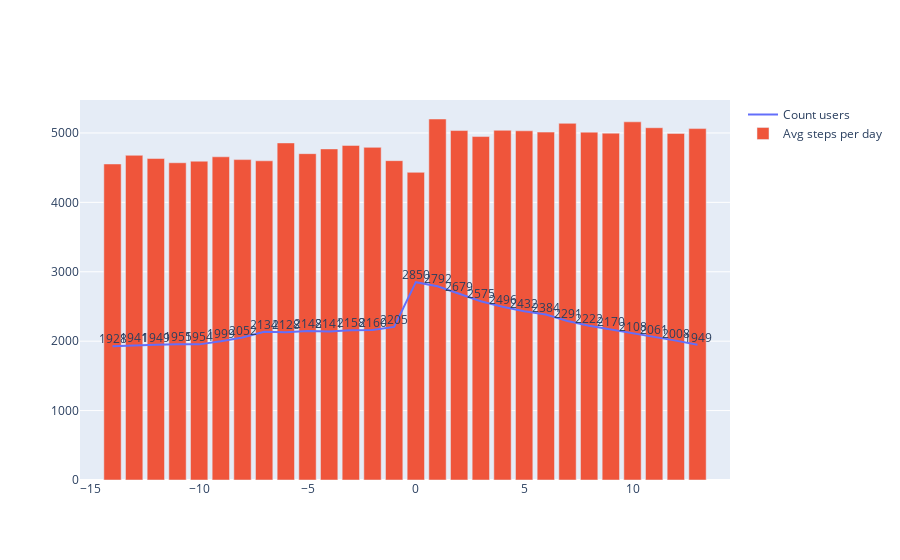

Notebook cell for this chart:
### Markdown cell above
## 1 Убрать явные выбросы из датасета

### Code cell
q_low = df["steps"].quantile(0.01)
q_hi  = df["steps"].quantile(0.99)

df_filtered = df[(df["steps"] < q_hi) & (df["steps"] > q_low)]
print_avg_steps_distribution(df_filtered)

### Figure 1 — Plotly figure (JSON) as saved in the notebook; plotly's stock layout.template omitted (floating-point values rounded to 4 significant figures)
{"data": [{"mode": "lines+text", "name": "Count users", "text": [1928, 1941, 1949, 1955, 1954, 1999, 2052, 2134, 2128, 2148, 2141, 2158, 2160, 2205, 2850, 2792, 2679, 2575, 2496, 2432, 2384, 2291, 2222, 2170, 2108, 2061, 2008, 1949], "textposition": "top center", "type": "scatter", "x": [-14, -13, -12, -11, -10, -9, -8, -7, -6, -5, -4, -3, -2, -1, 0, 1, 2, 3, 4, 5, 6, 7, 8, 9, 10, 11, 12, 13], "y": [1928, 1941, 1949, 1955, 1954, 1999, 2052, 2134, 2128, 2148, 2141, 2158, 2160, 2205, 2850, 2792, 2679, 2575, 2496, 2432, 2384, 2291, 2222, 2170, 2108, 2061, 2008, 1949]}, {"name": "Avg steps per day", "type": "bar", "x": [-14, -13, -12, -11, -10, -9, -8, -7, -6, -5, -4, -3, -2, -1, 0, 1, 2, 3, 4, 5, 6, 7, 8, 9, 10, 11, 12, 13], "y": [4553.0, 4678.0, 4631.0, 4570.0, 4593.0, 4656.0, 4616.0, 4599.0, 4856.0, 4701.0, 4770.0, 4820.0, 4792.0, 4601.0, 4433.0, 5201.0, 5034.0, 4948.0, 5038.0, 5031.0, 5012.0, 5138.0, 5011.0, 4997.0, 5160.0, 5075.0, 4993.0, 5063.0]}], "layout": {}}
